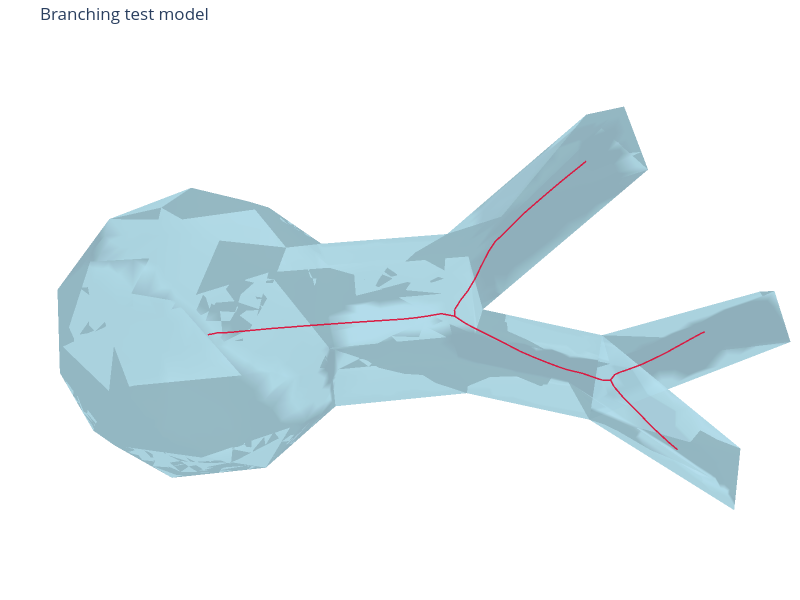

Source (notebook cell):
### Markdown cell above
## Mesh and skeleton

Load the demo mesh and its curve skeleton. The skeleton is the centerline the cable fit follows.

### Code cell
mm = MeshManager(mesh_path="../../data/demo/branching.obj")
mm.print_mesh_analysis()
raw_skeleton = SkeletonGraph.from_txt(f"../../data/demo/branching.polylines.txt")
# raw_skeleton.prune_short_branches_inplace(min_length_fraction=1)
mesh_fig, camera = visualize_mesh_3d(
    mesh=mm,
    title="Branching test model",
    skel=raw_skeleton,
    show_axes=False,
    eye_scale=0.9,
    return_camera=True,
)
mesh_fig

### Figure 1 — Plotly figure (JSON) as saved in the notebook; plotly's stock layout.template omitted (floating-point values rounded to 4 significant figures; data arrays with more than 128 entries replaced by an {"elided": "..."} marker saying what was removed)
{"data": [{"color": "lightblue", "i": {"elided": "2830 int values"}, "j": {"elided": "2830 int values"}, "k": {"elided": "2830 int values"}, "name": "Mesh", "opacity": 0.8, "type": "mesh3d", "x": {"elided": "1417 float values"}, "y": {"elided": "1417 float values"}, "z": {"elided": "1417 float values"}}, {"line": {"color": "crimson", "width": 3}, "mode": "lines", "name": "Skeleton 0", "opacity": 0.95, "showlegend": false, "type": "scatter3d", "x": {"elided": "408 float values"}, "y": {"elided": "408 float values"}, "z": {"elided": "408 float values"}}], "layout": {"autosize": false, "height": 600, "margin": {"b": 0, "l": 0, "r": 0, "t": 40}, "scene": {"aspectmode": "data", "camera": {"eye": {"x": -1.495, "y": -0.4164, "z": 0.1438}, "up": {"x": 0.2593, "y": -0.9617, "z": -0.08836}}, "xaxis": {"visible": false}, "yaxis": {"visible": false}, "zaxis": {"visible": false}}, "title": {"text": "Branching test model"}, "width": 800}}
